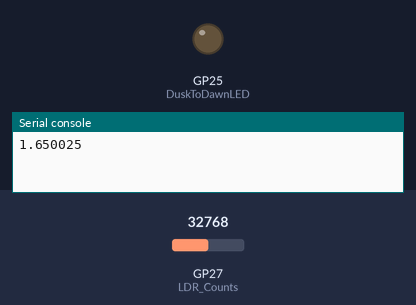
The program below on a simulated Raspberry Pi Pico running MicroPython. Parts: output pins drawn as LEDs (lit = HIGH), the last lines printed to the serial console. The test bench sets the inputs (shaded band); at power-on: GP27 (LDR_Counts) = 32768 (analog values on the 0–65535 scale).

Above: at 1.2 s.
1.3 s: GP27 (LDR_Counts) set to 22336
4.0 s: GP27 (LDR_Counts) set to 20672
At 4.4 s:
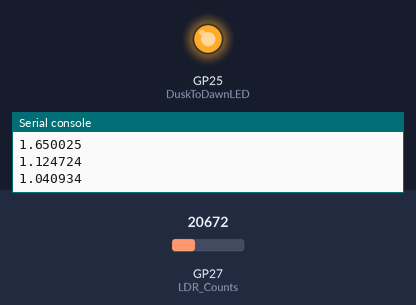
6.7 s: GP27 (LDR_Counts) set to 32767
At 8.7 s:
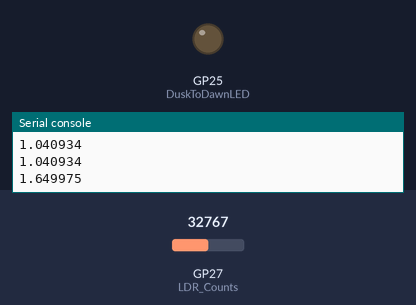
9.5 s: GP27 (LDR_Counts) set to 19660
At 11.4 s:
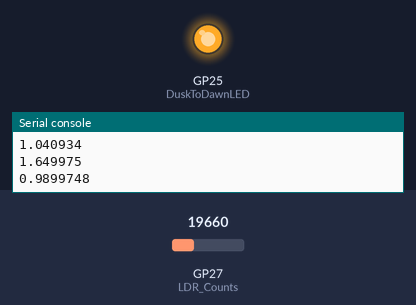
Timing chart, 0 to 12.9 s (numbered marks = the images above; inputs shaded):
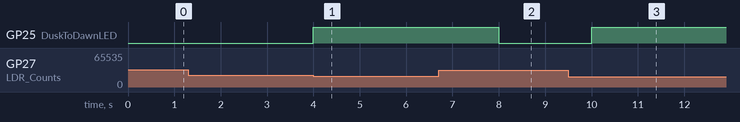

Measured:
- the behaviour switches between 21856 and 21840 on GP27 (LDR_Counts) (found by bisection; images 0 and 1)
- after the input at 4.0 s, GP25 (DuskToDawnLED): LOW → HIGH at once
- after the input at 6.7 s, GP25 (DuskToDawnLED): HIGH → LOW after 1.3 s
- after the input at 9.5 s, GP25 (DuskToDawnLED): LOW → HIGH after 0.50 s

The program:

DuskToDawnLED.py
```python
from machine import Pin, ADC
import utime
#import constant  # wierd

PotWiperCounts=ADC(Pin(26))
LDR_Counts=ADC(Pin(27))

u16_2_volts = 3.3/(65535)

DuskToDawnLED= Pin(25, machine.Pin.OUT)#GP25 is the Pico mounted LED
DuskToDawnLED.value(0)

LightOnAdjust=1.1 ## in volts at GPIO

while True:
    #print(PotWiperCounts.read_u16())
    #print(LDR_Counts.read_u16())
    LDR_Volts=(LDR_Counts.read_u16())*u16_2_volts
    print(LDR_Volts)
    if ((LDR_Volts) < (LightOnAdjust)):
        DuskToDawnLED.value(1)
    else:
        DuskToDawnLED.value(0)

    utime.sleep(2)
```
